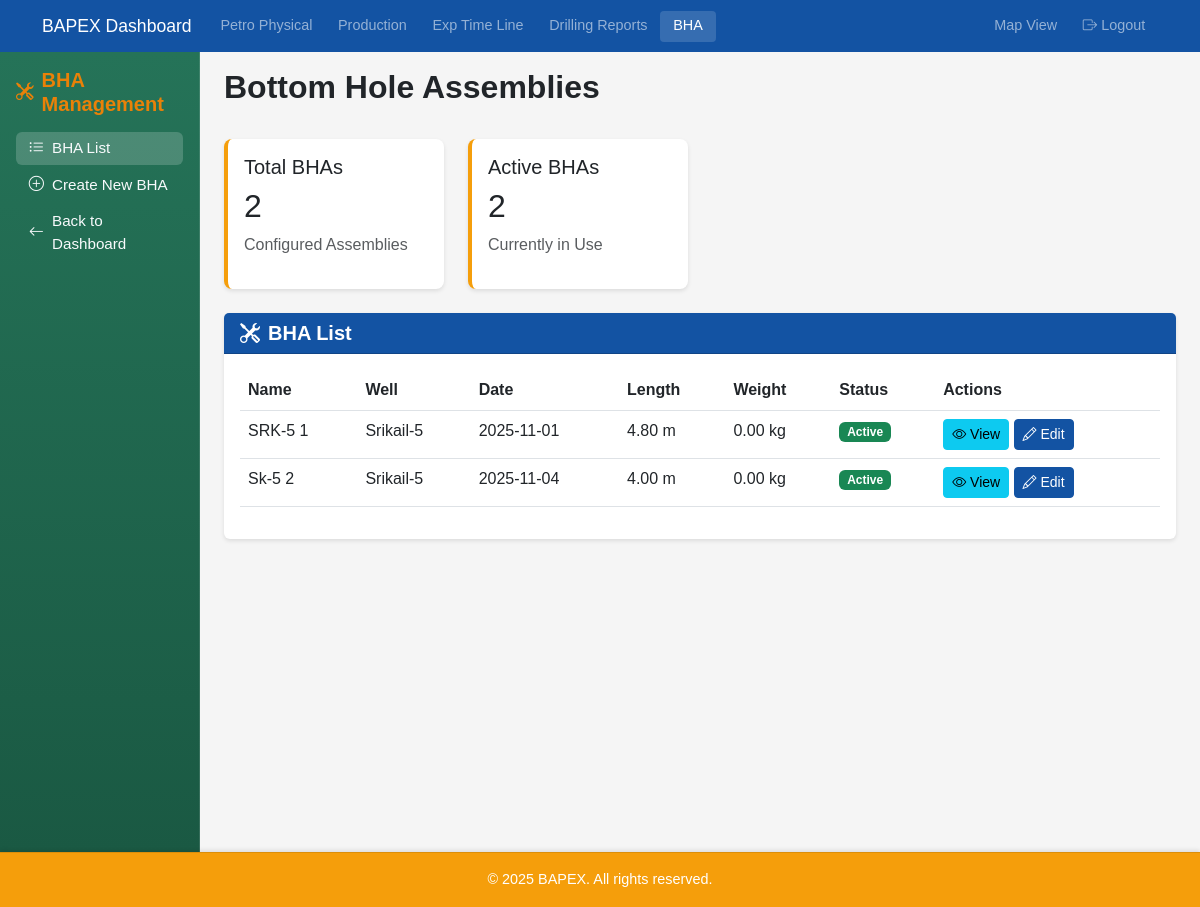
The app's page /bha/ (signed in), older data.
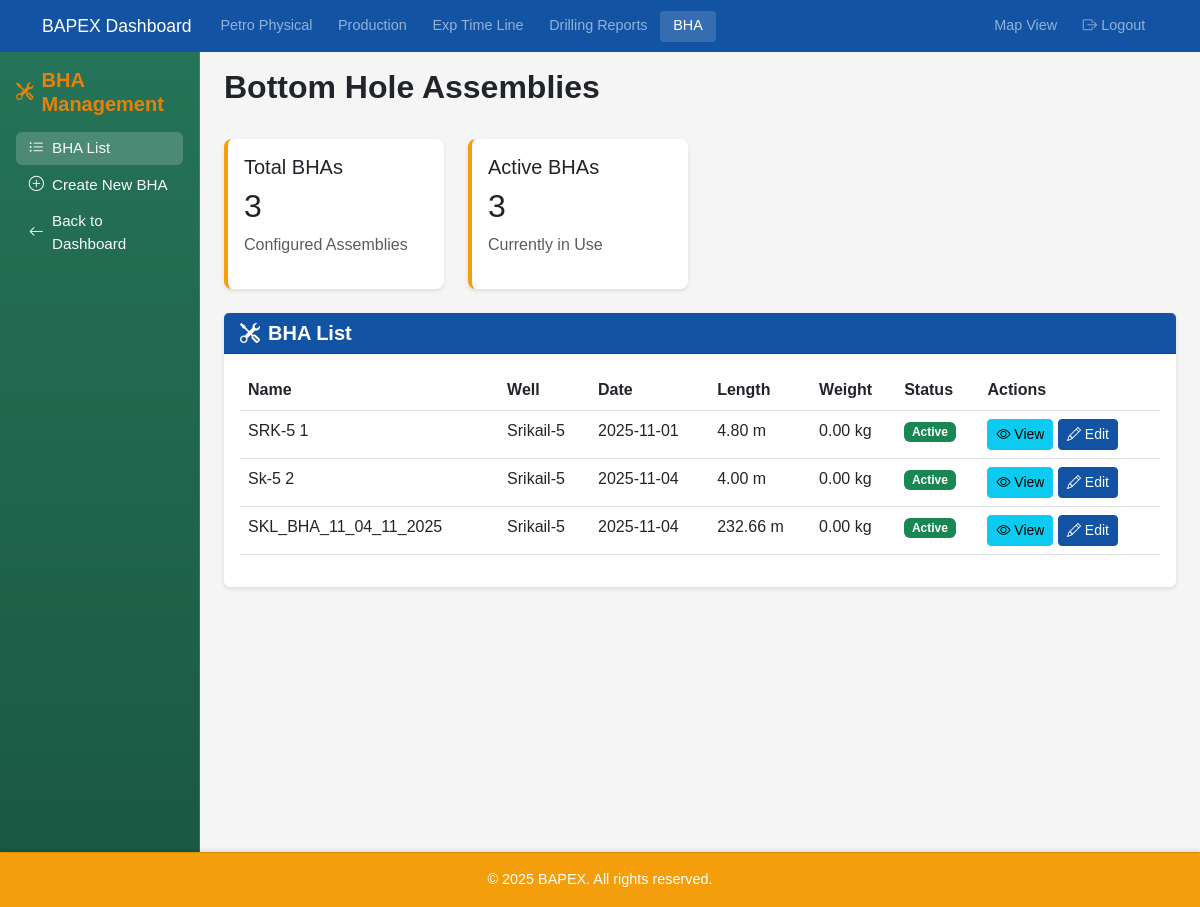
The same page, newer data.
### plotter/models.py (models this page shows, shortened)
class BHA(models.Model):
    name = models.CharField(max_length=200)
    drilling_report = models.ForeignKey(DailyDrillingReport, on_delete=models.CASCADE, related_name='bha_configurations')
    components = models.ManyToManyField(BHAComponent, through='BHAComponentPosition')
    total_length = models.FloatField(help_text="Total length in meters", null=True, blank=True)
    total_weight = models.FloatField(help_text="Total weight in kg", null=True, blank=True)
    created_at = models.DateTimeField(auto_now_add=True)
    updated_at = models.DateTimeField(auto_now=True)
    notes = models.TextField(null=True, blank=True)
    is_active = models.BooleanField(default=True)

class DailyDrillingReport(models.Model):
    well = models.ForeignKey(Well, on_delete=models.CASCADE, related_name='drilling_reports')
    report_no = models.IntegerField(blank=True, null=True)
    date = models.DateField(blank=True, null=True)
    depth_start = models.FloatField(help_text="start depth (MD) in meters")
    depth_end = models.FloatField(help_text="end depth (MD) in meters")
    depth_start_tvd = models.FloatField(help_text="start depth (TVD) in meters", blank=True, null=True)
    depth_end_tvd = models.FloatField(help_text="end depth (TVD) in meters", blank=True, null=True)
    current_operation = models.TextField(blank=True, null=True)
    present_activity = models.TextField(blank=True, null=True)
    csg = models.TextField(blank=True, null=True)
    last_csg = models.TextField(blank=True, null=True)
    next_program = models.TextField(blank=True, null=True)
    gas_show = models.TextField(blank=True, null=True, help_text="Description of gas shows if any")
    comments = models.TextField(blank=True, null=True)
    class Meta:
        ordering = ['date', 'depth_start']
        verbose_name = 'Daily Drilling Report'
        verbose_name_plural = 'Daily Drilling Reports'

class Well(models.Model):
    name = models.CharField(max_length=100, unique=True)
    location = models.CharField(max_length=200, null=True, blank=True)
    type = models.CharField(max_length=200, null=True, blank=True)
    rig = models.CharField(max_length=200, null=True, blank=True)
    spud_date = models.DateField(null=True, blank=True)
    gas_field = models.ForeignKey(
        GasField,
        on_delete=models.CASCADE,
        related_name='wells'
    )

### plotter/bha_views.py (the view)
# urls.py: path('bha/', bha_views.bha_list, name='bha_list'),
@login_required
def bha_list(request):
    bhas = BHA.objects.select_related('drilling_report', 'drilling_report__well').all()
    active_bhas_count = BHA.objects.filter(is_active=True).count()
    return render(request, 'plotter/bha/list.html', {
        'bhas': bhas,
        'active_bhas_count': active_bhas_count
    })

### plotter/templates/plotter/bha/list.html (shortened to what this page needs)
{% extends 'plotter/bha/base_bha.html' %}
{% block bha_content %}
<div class="row">
    <div class="col-md-12 mb-4">
        <h2 class="text-dark" style="font-weight:700;">Bottom Hole Assemblies</h2>
    </div>
</div>
<div class="row">
    <div class="col-md-3 mb-4">
        <div class="card stats-card">
            <div class="card-body">
                <h5 class="card-title">Total BHAs</h5>
                <h2 class="card-text">{{ bhas|length }}</h2>
                <p class="text-muted">Configured Assemblies</p>
            </div>
        </div>
    </div>
    <div class="col-md-3 mb-4">
        <div class="card stats-card">
            <div class="card-body">
                <h5 class="card-title">Active BHAs</h5>
                <h2 class="card-text">{{ active_bhas_count }}</h2>
                <p class="text-muted">Currently in Use</p>
            </div>
        </div>
    </div>
</div>
<div class="row">
    <div class="col-md-12">
        <div class="card">
            <div class="card-header text-white" style="background-color: #1353A3;">
                <h5 class="mb-0" style="font-weight:700;">
                    <i class="bi bi-tools me-2"></i>BHA List
                </h5>
            </div>
            <div class="card-body">
                <div class="table-responsive">
                    <table class="table table-hover">
                        <thead>
                            <tr>
                                <th>Name</th>
                                <th>Well</th>
                                <th>Date</th>
                                <th>Length</th>
                                <th>Weight</th>
                                <th>Status</th>
                                <th>Actions</th>
                            </tr>
                        </thead>
                        <tbody>
                            {% for bha in bhas %}
                            <tr>
                                <td>{{ bha.name }}</td>
                                <td>{{ bha.drilling_report.well.name }}</td>
                                <td>{{ bha.drilling_report.date|date:"Y-m-d" }}</td>
                                <td>{{ bha.total_length|floatformat:2 }} m</td>
                                <td>{{ bha.total_weight|floatformat:2 }} kg</td>
                                <td>
                                    {% if bha.is_active %}
                                    <span class="badge bg-success">Active</span>
                                    {% else %}
                                    <span class="badge bg-secondary">Inactive</span>
                                    {% endif %}
                                </td>
                                <td>
                                    <a href="{% url 'bha_detail' bha.id %}" class="btn btn-sm btn-info">
                                        <i class="bi bi-eye"></i> View
                                    </a>
                                    <a href="{% url 'bha_edit_designer' bha.id %}" class="btn btn-sm btn-primary">
                                        <i class="bi bi-pencil"></i> Edit
                                    </a>
                                </td>
                            </tr>
                            {% endfor %}
                        </tbody>
                    </table>
                </div>
            </div>
        </div>
    </div>
</div>
{% endblock %}

### plotter/templates/plotter/bha/base_bha.html (shortened to what this page needs)
{% extends 'base.html' %}
{% block content %}
<div class="container-fluid h-100">
    <div class="row h-100">
        <nav class="col-md-3 col-lg-2 d-md-block sidebar" style="background: linear-gradient(180deg, #257358 0%, #1a5943 100%); color: white; padding: 16px; min-height: 100vh;">
            <div class="mb-3 d-flex align-items-center" style="gap:8px;">
                <i class="bi bi-tools" style="font-size: 1.1rem; color:#E98108;"></i>
                <h5 class="mb-0" style="color:#E98108; font-weight:700;">BHA Management</h5>
            </div>
            <ul class="nav flex-column sidebar-menu">
                <li class="nav-item">
                    <a class="nav-link d-flex align-items-center {% if request.resolver_match.url_name == 'bha_list' %}active{% endif %}"
                       href="{% url 'bha_list' %}">
                        <i class="bi bi-list-ul me-2"></i>
                        <span>BHA List</span>
                    </a>
                </li>
                <li class="nav-item">
                    <a class="nav-link d-flex align-items-center {% if request.resolver_match.url_name == 'bha_designer' %}active{% endif %}"
                       href="{% url 'bha_designer' %}">
                        <i class="bi bi-plus-circle me-2"></i>
                        <span>Create New BHA</span>
                    </a>
                </li>
                <li class="nav-item">
                    <a class="nav-link d-flex align-items-center"
                       href="{% url 'dashboard' %}">
                        <i class="bi bi-arrow-left me-2"></i>
                        <span>Back to Dashboard</span>
                    </a>
                </li>
            </ul>
        </nav>
        <main class="col-md-9 col-lg-10 ms-sm-auto px-4 pt-3">
            {% block bha_content %}{% endblock %}
        </main>
    </div>
</div>
{% endblock %}

### plotter/templates/base.html (shortened to what this page needs)
<!DOCTYPE html>
<html lang="en">
<head>
    <link href="https://cdn.jsdelivr.net/npm/bootstrap@5.3.0/dist/css/bootstrap.min.css" rel="stylesheet">
    <link rel="stylesheet" href="https://cdn.jsdelivr.net/npm/bootstrap-icons@1.7.2/font/bootstrap-icons.css">
</head>
<body>
    <nav class="navbar navbar-expand-lg navbar-dark">
        <div class="container">
            <a class="navbar-brand" href="{% url 'dashboard' %}">
                BAPEX Dashboard
            </a>
            <div class="collapse navbar-collapse" id="navbarNav">
                <ul class="navbar-nav me-auto">
                    <li class="nav-item">
                        <a class="nav-link {% if request.resolver_match.url_name == 'graph_view' %}active{% endif %}" href="{% url 'graph_view' %}">Petro Physical</a>
                    </li>
                    <li class="nav-item">
                        <a class="nav-link {% if request.resolver_match.url_name == 'production_graph' %}active{% endif %}" href="{% url 'production_graph' %}">Production</a>
                    </li>
                    <li class="nav-item">
                        <a class="nav-link {% if request.resolver_match.url_name == 'exploration_timeline' %}active{% endif %}" href="{% url 'exploration_timeline' %}">Exp Time Line</a>
                    </li>
                    <li class="nav-item">
                        <a class="nav-link {% if request.resolver_match.url_name == 'drilling_reports_index' %}active{% endif %}" href="{% url 'drilling_reports_index' %}">Drilling Reports</a>
                    </li>
                    <li class="nav-item">
                        <a class="nav-link {% if request.resolver_match.url_name == 'bha_list' %}active{% endif %}" href="{% url 'bha_list' %}">BHA</a>
                    </li>
                </ul>
                <ul class="navbar-nav">
                    <li class="nav-item">
                        <a class="nav-link" href="https://www.bogdp.gov.bd/">Map View</a>
                    </li>
                    {% if user.is_authenticated %}
                    <li class="nav-item">
                        <a class="nav-link" href="{% url 'logout' %}">
                            <i class="bi bi-box-arrow-right me-1"></i>Logout
                        </a>
                    </li>
                    {% else %}
                    <li class="nav-item">
                        <a class="nav-link" href="{% url 'login' %}">
                            <i class="bi bi-box-arrow-in-right me-1"></i>Login
                        </a>
                    </li>
                    {% endif %}
                </ul>
            </div>
        </div>
    </nav>
    <div class="main-content">
        {% block content %}
        {% endblock %}
    </div>
    <footer class="footer">
        <div class="container">
            <div class="row align-items-center">
                <div class="col text-center">
                    <p>&copy; 2025 BAPEX. All rights reserved.</p>
                </div>
            </div>
        </div>
    </footer>
</body>
</html>

### plotter/templates/base.html (style rules this page uses)
:root { --primary-blue: #1353A3; --secondary-amber: #F59E0B; --tertiary-green: #257358; --light-gray: #f5f5f5; --dark-gray: #333333; --footer-amber: #F59E0B; --fs-12: 12px; --fs-14: 14px; --fs-16: 16px; --fs-20: 20px; --fs-24: 24px; --text-color: #212529; --muted-color: #6c757d; }
body { font-family: 'Arial', sans-serif; margin: 0; padding: 0; min-height: 100vh; display: flex; flex-direction: column; color: var(--text-color); }
.navbar { background-color: var(--primary-blue) !important; padding: 0.5rem 1rem; min-height: 50px; }
.navbar-brand { font-size: 1.1rem; }
.nav-link { font-size: 0.9rem; padding: 0.3rem 0.8rem !important; }
.nav-link.active { background: rgba(255,255,255,0.15); border-radius: 4px; }
.main-content { flex: 1; min-height: 0; padding: 0; background-color: var(--light-gray); width: 100%; }
.footer { background-color: var(--footer-amber); color: white; padding: 1rem 0; margin-top: auto; border-top: 1px solid rgba(0, 0, 0, 0.1); box-shadow: 0 -2px 4px rgba(0, 0, 0, 0.1); }
.footer .container { max-width: 1200px; }
.footer p { margin: 0; font-size: 0.9rem; font-weight: 500; }
.card { border: none; box-shadow: 0 2px 4px rgba(0,0,0,0.1); }
.card-header { background-color: var(--primary-blue); color: white; }
.card-header h6, .card-header h5 { font-weight: 700; }
.stats-card { border-left: 4px solid var(--secondary-amber); }
.btn-primary { background-color: var(--primary-blue); border-color: var(--primary-blue); }

### plotter/templates/plotter/bha/base_bha.html (style rules this page uses)
.sidebar { border-right: 1px solid rgba(255,255,255,0.12); }
.sidebar-menu { gap: 4px; }
.sidebar .nav-link { color: #f8fafc; padding: 10px 12px; border-radius: 6px; transition: background-color 0.2s, transform 0.1s; font-size: 0.95rem; }
.sidebar .nav-link.active { background-color: rgba(255, 255, 255, 0.18); }
.stats-card { border-radius: 8px; box-shadow: 0 2px 4px rgba(0,0,0,0.1); transition: transform 0.2s; }

Row changes from the older to the newer data that the page shows:
added BHA: name "SKL_BHA_11_04_11_2025", drilling_report.well.name "Srikail-5", drilling_report "2025-11-04", total_length "232.66", total_weight "0.00", is_active "Active"
Text that changed along with them:
{{ bhas|length }}: "2" → "3"
{{ active_bhas_count }}: "2" → "3"
